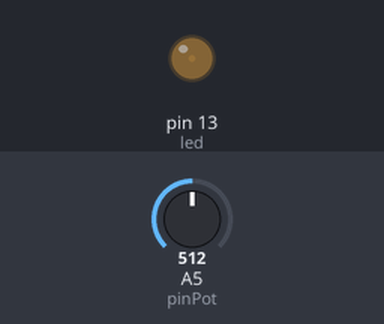
A sketch run on a simulated Arduino Uno, built with avr-gcc and run on an emulated ATmega328P. Parts: output pins drawn as LEDs (lit = HIGH). The test bench sets the inputs (shaded band); at power-on: A5 (pinPot) = 512.

Above: at 1.2 s.
1.3 s: A5 (pinPot) set to 1023
4.3 s: A5 (pinPot) set to 900
At 9.5 s:
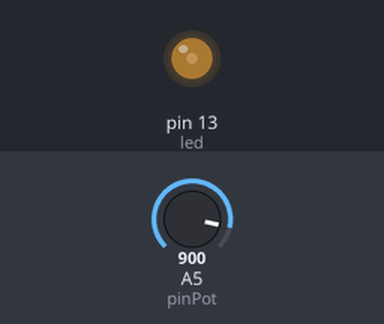
10.1 s: A5 (pinPot) set to 306
Timing chart, 0 to 15.7 s (numbered marks = the images above; inputs shaded):
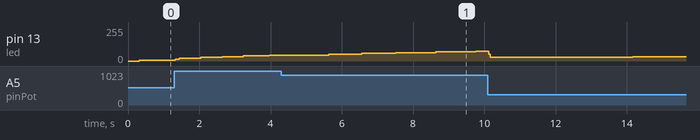

The sketch:

som.ino
```cpp
const int led = 13;
const int pinPot = A5;
int periodo = 1;
int tempo_inicial = 0;


void dutyCicle(int n){
  // Recebe porcentagem
  int porcent = n;
  int tempo_maximo = periodo;
  int tempo_onda = (tempo_maximo * porcent) / 100;
  int tempo_intervalo = (tempo_maximo * (100 - n)) / 100;
  pisca(tempo_onda, tempo_intervalo);
}
void pisca(int tempo_onda, int tempo_intervalo){
  digitalWrite(led, HIGH);
  delayMicroseconds(tempo_onda);
  digitalWrite(led, LOW);
  delayMicroseconds(tempo_intervalo);
}

void setup() {
  // put your setup code here, to run once:
  pinMode(led, OUTPUT);
  pinMode(pinPot, INPUT);
}

void loop() {
  // put your main code here, to run repeatedly:

  int tempo_atual = millis();
  if(tempo_atual - tempo_inicial>= 100){
    periodo++;
    tempo_inicial = tempo_atual;
  }
  int valor_lido = analogRead(pinPot);
  int duty = map(valor_lido, 0, 1023, 0, 100);
  dutyCicle(duty);
}
```
